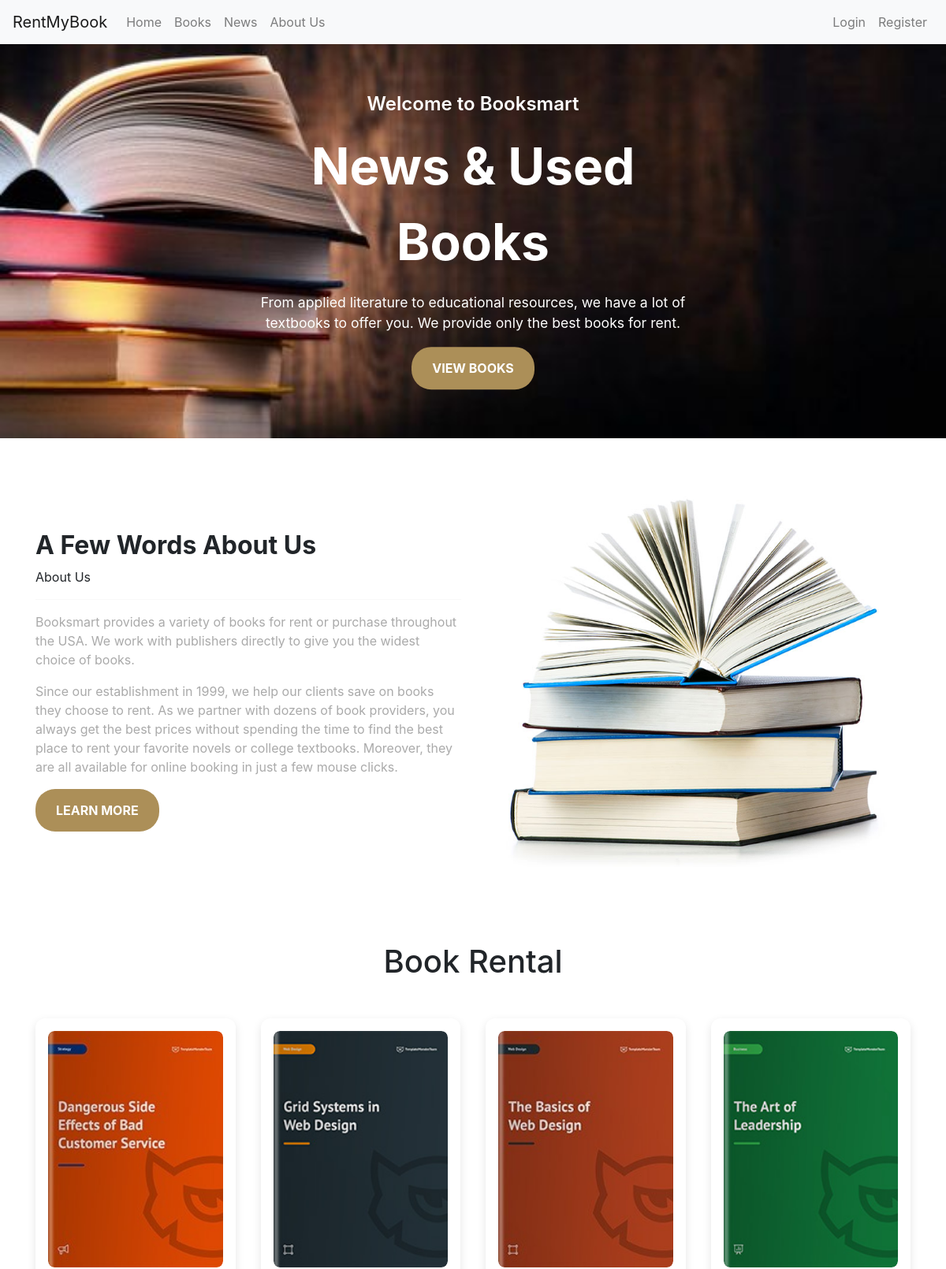
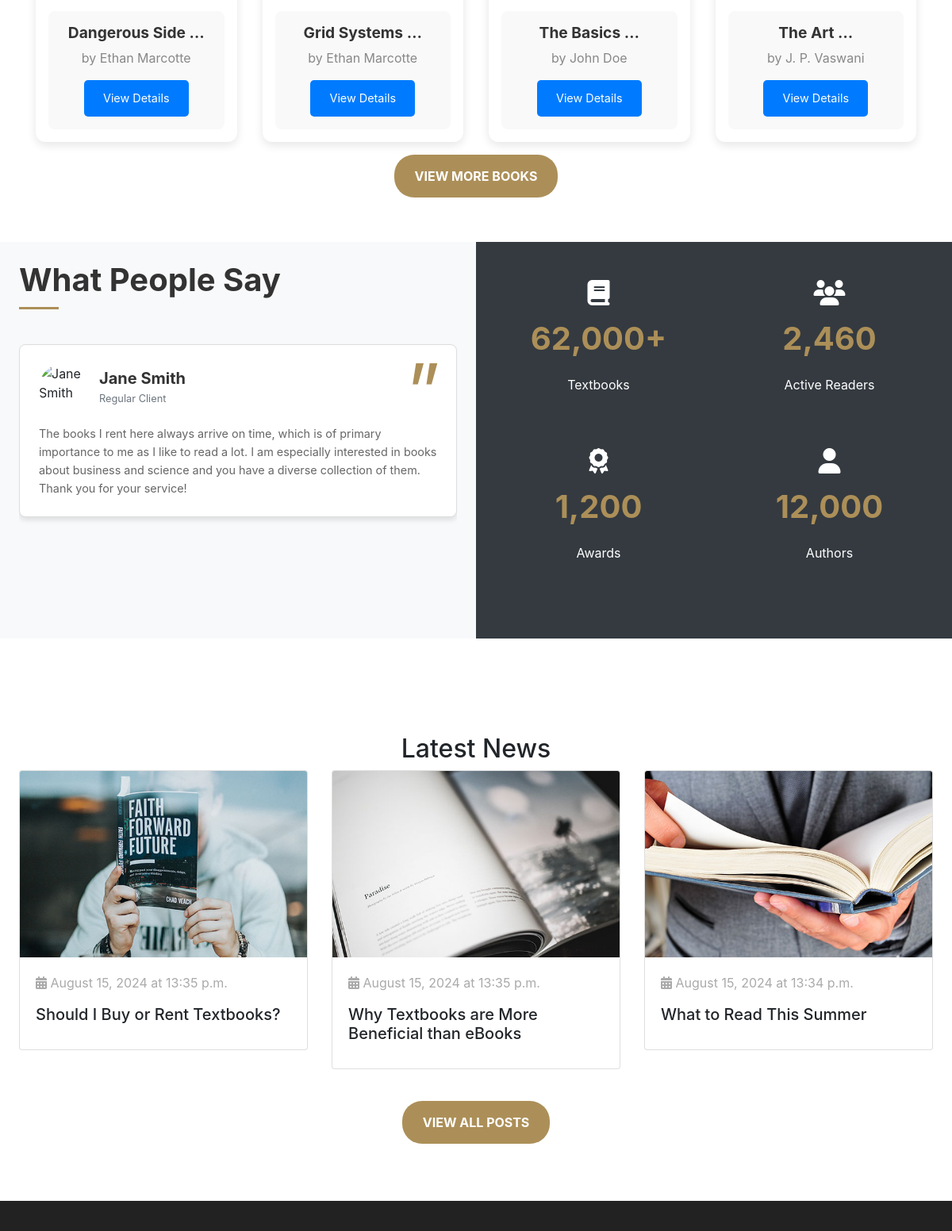
The page / (upper part) on the database its author committed (2 pictures, top to bottom).
### books/models.py (models this page shows, shortened)
class Book(models.Model):
    title = models.CharField(max_length=200)
    author = models.CharField(max_length=200)
    description = models.TextField()
    cover_image = models.ImageField(upload_to='book_covers/')
    sample_pdf = models.FileField(upload_to='book_samples/')
    full_pdf = models.FileField(upload_to='book_full/')
    price = models.DecimalField(max_digits=6, decimal_places=2)

class News(models.Model):
    title = models.CharField(max_length=200)
    date = models.DateTimeField()
    image = models.ImageField(upload_to='news_images/')
    class Meta:
        verbose_name_plural = "News"

### books/views.py (the view)
# urls.py: path('', views.home, name='home'),
def home(request):
    books = Book.objects.all().order_by('-id')[:4]
    news_items = News.objects.order_by('-date')[:3]
    return render(request, 'books/home.html', {'books': books, 'news_items':news_items})

### templates/books/home.html (shortened to what this page needs)
{% extends 'layout/base.html' %}
{% load static %}
{% block body %}
<section class="hero-section">
    <div class="mb-4 text-white rounded position-relative">
        <img src="{% static 'images/header.jpg' %}" alt="Hero Image">
        <div class="catalog col-md-6 px-0 text-center">
            <h2 class="display-4">Welcome to Booksmart</h2>
            <p class="lead my-3">News & Used Books</p>
            <p class="my-3">From applied literature to educational resources, we have a lot of textbooks to offer
                you. We provide only the best books for rent.</p>
            <button class="button button-nina mb-0">
                <a href="{% url 'books' %}" class="fw-bold text-white">View Books</a>
            </button>
        </div>
    </div>
</section>
<section class="section section-lg novi-background bg-cover">
    <div class="container container-bigger">
        <div class="row row-50 justify-content-md-center align-items-lg-center justify-content-xl-between">
            <div class="col-md-10 col-lg-6 col-xxl-5">
                <div class="parallax-text-wrap">
                    <h2 class="fw-bold">A Few Words About Us</h2>
                    <span class="parallax-text">About Us</span>
                </div>
                <hr class="divider divider-left divider-default">
                <p class="heading-5">Booksmart provides a variety of books for rent or purchase throughout the USA.
                    We work with publishers directly to give you the widest choice of books.</p>
                <p>Since our establishment in 1999, we help our clients save on books they choose to rent. As we
                    partner with dozens of book providers, you always get the best prices without spending the time
                    to find the best place to rent your favorite novels or college textbooks. Moreover, they are all
                    available for online booking in just a few mouse clicks.</p>
                <a class="button button-nina offset-top-40 d-inline-block" href="{% url 'about' %}"><span>learn
                        more</span></a>
            </div>
            <div class="col-md-10 col-lg-6">
                <img src="{% static 'images/header2.jpg' %}" alt="About Us Image" width="718" height="628">
            </div>
        </div>
    </div>
</section>
<section class="book_rental">
    <div class="container mt-5">
        <h1 class="text-center mb-5">Book Rental</h1>
        <div class="book-grid">
            {% for book in books %}
            <div class="book-item">
                <div class="book-cover">
                    <img src="{{ book.cover_image.url }}" alt="{{ book.title }}">
                </div>
                <div class="book-info">
                    <h2 class="book-title">{{ book.title|truncatewords:2 }}</h2>
                    <p class="book-author">by {{ book.author }}</p>
                    <a href="{% url 'book_detail' book.id %}" class="btn-view">View Details</a>
                </div>
            </div>
            {% endfor %}
        </div>
        <div class="text-center mt-3">
            <a href="{% url 'books' %}" class="button view-all-btn">View More Books</a>
        </div>
    </div>
</section>
<section class="container-fluid mt-2">
    <div class="row">
        <div class="col-md-6 testimonial-section p-4">
            <h2 class="mb-4">What People Say</h2>
            <div class="testimonial-container">
                <div class="testimonial-card p-4 mb-3">
                    <div class="d-flex align-items-center mb-3">
                        <img src="{% static '/images/smit.jpg' %}" alt="Jane Smith" class="client-image me-3">
                        <div>
                            <h5 class="mb-0">Jane Smith</h5>
                            <small class="text-muted">Regular Client</small>
                        </div>
                    </div>
                    <p class="mb-0">The books I rent here always arrive on time, which is of primary importance to
                        me as I like to read a lot. I am especially interested in books about business and science
                        and you have a diverse collection of them. Thank you for your service!</p>
                </div>
            </div>
        </div>
        <div class="col-md-6 stats-section p-4">
            <div class="row">
                <div class="col-6 stat-item">
                    <i class="fa-solid fa-book fa-2x p-1"></i>
                    <div class="stat-number">62,000+</div>
                    <div>Textbooks</div>
                </div>
                <div class="col-6 stat-item">
                    <i class="fa-solid fa-users fa-2x p-1"></i>
                    <div class="stat-number">2,460</div>
                    <div>Active Readers</div>
                </div>
                <div class="col-6 stat-item">
                    <i class="fa-solid fa-award fa-2x p-1"></i>
                    <div class="stat-number">1,200</div>
                    <div>Awards</div>
                </div>
                <div class="col-6 stat-item">
                    <i class="fa-solid fa-user fa-2x p-1"></i>
                    <div class="stat-number">12,000</div>
                    <div>Authors</div>
                </div>
            </div>
        </div>
    </div>
</section>
<section class="latest-news my-5 p-4">
    <h2 class="section-title text-center">Latest News</h2>
    <div class="row">
        {% for item in news_items %}
        <div class="col-md-4 col-sm-6 mb-4">
            <div class="card news-card">
                <img src="{{ item.image.url }}" class="card-img-top" alt="{{ item.title }}">
                <div class="card-body">
                    <p class="news-date"><i class="fas fa-calendar-alt"></i> {{ item.date|date:"F d, Y \a\t H:i a" }}
                    </p>
                    <h5 class="card-title">{{ item.title }}</h5>
                </div>
            </div>
        </div>
        {% endfor %}
    </div>
    <div class="text-center mt-3">
        <a href="{% url 'latest_news' %}" class="button view-all-btn">View All Posts</a>
    </div>
</section>
{% endblock body %}

### templates/books/home.html (style rules this page uses)
img { display: inline-block; max-width: 100%; height: auto; vertical-align: middle; border-style: none; }
section { padding-bottom: 3rem; }
.button { display: inline-block; padding: 15px 26px; background-color: #ac8f58; color: #ffffff; border: none; border-radius: 25px; font-size: 1rem; font-weight: bold; text-transform: uppercase; cursor: pointer; text-decoration: none; transition: background-color 0.3s ease, transform 0.3s ease; text-align: center; }
.hero-section { position: relative; overflow: hidden; }
.hero-section img { width: 100%; height: auto; max-height: 500px; object-fit: cover; }
.hero-section .catalog { position: absolute; top: 50%; left: 50%; transform: translate(-50%, -50%); text-align: center; color: white; }
.hero-section .catalog h2 { font-size: 1.5rem; font-weight: 600; }
.hero-section .catalog .lead { color: white; font-size: 4rem; font-weight: 700; }
.hero-section .catalog p { color: white; font-size: 1.1rem; }
.hero-section .catalog button a { text-decoration: none; }
.book-grid { display: grid; grid-template-columns: repeat(auto-fill, minmax(250px, 1fr)); gap: 2rem; }
.book-item { background: #ffffff; border-radius: 12px; overflow: hidden; transition: all 0.3s ease; box-shadow: 0 4px 12px rgba(0, 0, 0, 0.1); position: relative; padding: 1rem; }
.book-cover { width: 100%; height: 300px; overflow: hidden; margin-bottom: 1rem; border-radius: 8px; position: relative; }
.book-cover img { width: 100%; height: 100%; object-fit: cover; transition: transform 0.3s ease; border-radius: 8px; }
.book-info { padding: 1rem; text-align: center; background: #f9f9f9; border-radius: 8px; }
.book-title { font-size: 1.2rem; font-weight: bold; margin-bottom: 0.5rem; color: #333; }
.book-author { font-size: 1rem; color: #888; margin-bottom: 1rem; }
.btn-view { display: inline-block; padding: 0.75rem 1.5rem; background-color: #007bff; color: white; text-align: center; text-decoration: none; border-radius: 5px; transition: background-color 0.3s ease; font-size: 0.9rem; }
.testimonial-section { background-color: #f8f9fa; max-height: 500px; height: 500px; overflow: hidden; position: relative; }
.testimonial-container { display: flex; flex-direction: column; height: 100%; overflow: auto; }
.testimonial-section h2 { font-size: 2.5rem; font-weight: bold; color: #333; position: relative; }
.testimonial-section h2::after { content: ''; display: block; width: 50px; height: 3px; background-color: #ac8f58; margin-top: 10px; }
.testimonial-card { background-color: white; border-radius: 8px; box-shadow: 0 4px 6px rgba(0, 0, 0, 0.1); position: relative; padding: 20px; margin: 20px 0; border: 1px solid #ddd; background: #fff; }
.testimonial-card::after { content: '\201D'; font-size: 6rem; color: #ac8f58; position: absolute; top: 10px; right: 20px; line-height: 1; }
.client-image { width: 60px; height: 60px; border-radius: 50%; object-fit: cover; }
.testimonial-card h5 { color: #333; font-weight: bold; }
.testimonial-card p { color: #666; font-size: 0.9rem; line-height: 1.6; }
.stats-section { background-color: #343a40; color: white; text-align: center; }
.stat-item { display: flex; flex-direction: column; align-items: center; margin-bottom: 1rem; padding: 20px; }
.stat-number { font-size: 2.5rem; font-weight: bold; color: #ac8f58; }
.stat-item div { margin: 0.5rem 0; }

### templates/components/footer.html (style rules this page uses)
h5 { color: #fff; margin-bottom: 20px; }
p, .nav-link { color: #aaa; }

### rows shown on the page
Book: cover_image (picture), title "Dangerous Side …", author "Ethan Marcotte"
Book: cover_image (picture), title "Grid Systems …", author "Ethan Marcotte"
Book: cover_image (picture), title "The Basics …", author "John Doe"
Book: cover_image (picture), title "The Art …", author "J. P. Vaswani"
News: image (picture), date "August 15, 2024 at 13:35 p.m.", title "Should I Buy or Rent Textbooks?"
News: image (picture), date "August 15, 2024 at 13:35 p.m.", title "Why Textbooks are More Beneficial than eBooks"
News: image (picture), date "August 15, 2024 at 13:34 p.m.", title "What to Read This Summer"
